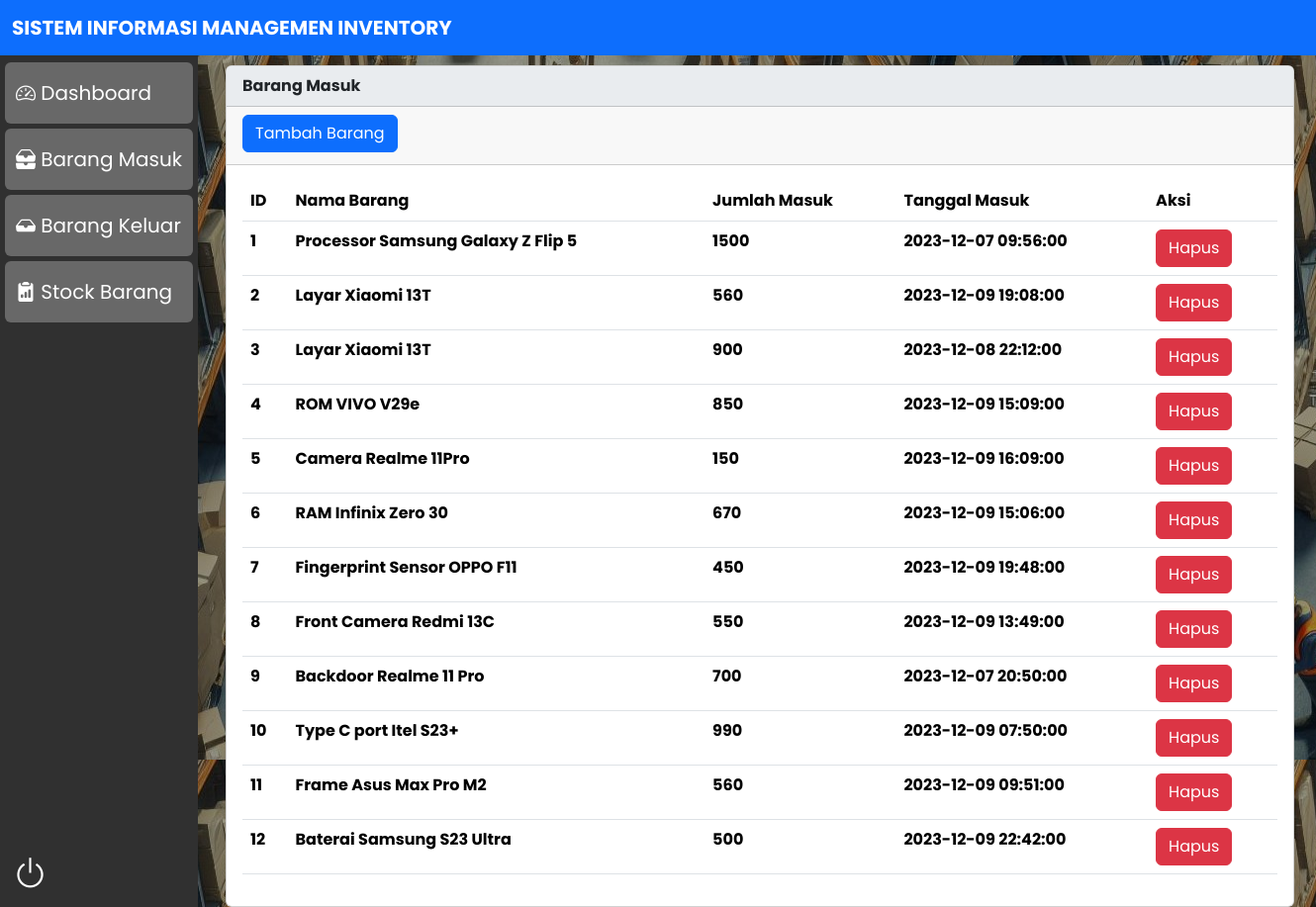
Page /pages/barangmasuk.php (signed in) on the committed database.
### tables this page shows
CREATE TABLE `barang_masuk` (
  `id_barangmasuk` int(11) NOT NULL,
  `nama_barang` varchar(100) NOT NULL,
  `tanggalmasuk` datetime NOT NULL,
  `jumlahmasuk` int(11) NOT NULL
);

### pages/barangmasuk.php (the view, shortened to what this page needs)
<?php
require '../system/functions.php';
$sql_barang_masuk = "SELECT * FROM barang_masuk";
$result_barang_masuk = $conn->query($sql_barang_masuk);
?>
<!DOCTYPE html>
<html lang="en">
<head>
  <link rel="stylesheet" href="styles.css">
  <link href="https://cdn.jsdelivr.net/npm/bootstrap@5.3.2/dist/css/bootstrap.min.css" rel="stylesheet"
>
  <link rel="stylesheet" href="https://cdn.jsdelivr.net/npm/bootstrap-icons@1.11.2/font/bootstrap-icons.min.css">
</head>
<body id="bgmasuk">
  <div class="container pb-3"></div>
  <nav class="navbar bg-primary fixed-top" data-bs-theme="dark">
    <div class="container-fluid">
      <a class="navbar-brand" href="#">SISTEM INFORMASI MANAGEMEN INVENTORY</a>
    </div>
  </nav>
  <div class="sidenav">
    <a id="menu" class="btn" href="dashboard.php"><i class="bi bi-speedometer2"></i> Dashboard</a>
    <a id="menu" class="btn" href="#"><i class="bi bi-inboxes-fill"></i> Barang Masuk</a>
    <a id="menu" class="btn" href="barangkeluar.php"><i class="bi bi-inbox-fill"></i> Barang Keluar</a>
    <a id="menu" class="btn" href="stockbarang.php"><i class="bi bi-clipboard2-data-fill"></i></i> Stock Barang</a>
    <a class="btn" role="button" id="logout" href="../system/logout.php"><i class="bi bi-power"
        style="font-size: 35px;"></i></a>
  </div>
  <div class="container ps-5" id="jarak">
    <div class="card">
      <div class="card-header bg-body-secondary">
        Barang Masuk
      </div>
      <div class="card-header">
        <button class="btn btn-primary mb-1" type="button" data-bs-toggle="collapse" data-bs-target="#collapseExample"
          aria-expanded="false" aria-controls="collapseExample">
          Tambah Barang
        </button>
      </div>
      <div class="card-body">
        <table class="table">
          <thead>
            <tr>
              <th scope="col">ID</th>
              <th scope="col">Nama Barang</th>
              <th scope="col">Jumlah Masuk</th>
              <th scope="col">Tanggal Masuk</th>
              <th scope="col">Aksi</th>
            </tr>
          </thead>
          <tbody>
            <?php
            while ($row_barang_masuk = $result_barang_masuk->fetch_assoc()) {
              echo "<tr>";
              echo "<td>" . $row_barang_masuk["id_barangmasuk"] . "</td>";
              echo "<td>" . $row_barang_masuk["nama_barang"] . "</td>";
              echo "<td>" . $row_barang_masuk["jumlahmasuk"] . "</td>";
              echo "<td>" . $row_barang_masuk["tanggalmasuk"] . "</td>";
              echo "<td><button class='btn btn-danger' onclick='hapusData(" . $row_barang_masuk["id_barangmasuk"] . ")'>Hapus</button></td>";
              echo "</tr>";
            }
            ?>
          </tbody>
        </table>
      </div>
    </div>
</body>
</html>

### pages/styles.css (style rules this page uses)
* { margin: 0; padding: 0; box-sizing: border-box; font-family: 'Poppins', sans-serif; font-weight: bold; }
#bgmasuk { background-image: url(../images/bgmasuk.jpg); }
.sidenav { height: 100%; width: 200px; position: fixed; z-index: 1; top: 0; left: 0; background-color: #303030; overflow-x: hidden; padding-top: 58px; }
.sidenav a#menu { text-align: left; padding: 15px 6px 15px 10px; margin: 5px; text-decoration: none; font-size: 20px; color: #ffffff; display: block; background-color: #686868; }
.sidenav a#logout { color: #ffffff; position: absolute; bottom: 0; }
#jarak { width: 100%; padding-top: 50px; margin-left: 180px; }

### rows in the picture
barang_masuk: id_barangmasuk "1", nama_barang "Processor Samsung Galaxy Z Flip 5", jumlahmasuk "1500", tanggalmasuk "2023-12-07 09:56:00"
barang_masuk: id_barangmasuk "2", nama_barang "Layar Xiaomi 13T", jumlahmasuk "560", tanggalmasuk "2023-12-09 19:08:00"
barang_masuk: id_barangmasuk "3", nama_barang "Layar Xiaomi 13T", jumlahmasuk "900", tanggalmasuk "2023-12-08 22:12:00"
barang_masuk: id_barangmasuk "4", nama_barang "ROM VIVO V29e", jumlahmasuk "850", tanggalmasuk "2023-12-09 15:09:00"
barang_masuk: id_barangmasuk "5", nama_barang "Camera Realme 11Pro", jumlahmasuk "150", tanggalmasuk "2023-12-09 16:09:00"
barang_masuk: id_barangmasuk "6", nama_barang "RAM Infinix Zero 30", jumlahmasuk "670", tanggalmasuk "2023-12-09 15:06:00"
barang_masuk: id_barangmasuk "7", nama_barang "Fingerprint Sensor OPPO F11", jumlahmasuk "450", tanggalmasuk "2023-12-09 19:48:00"
barang_masuk: id_barangmasuk "8", nama_barang "Front Camera Redmi 13C", jumlahmasuk "550", tanggalmasuk "2023-12-09 13:49:00"
barang_masuk: id_barangmasuk "9", nama_barang "Backdoor Realme 11 Pro", jumlahmasuk "700", tanggalmasuk "2023-12-07 20:50:00"
barang_masuk: id_barangmasuk "10", nama_barang "Type C port Itel S23+", jumlahmasuk "990", tanggalmasuk "2023-12-09 07:50:00"
barang_masuk: id_barangmasuk "11", nama_barang "Frame Asus Max Pro M2", jumlahmasuk "560", tanggalmasuk "2023-12-09 09:51:00"
barang_masuk: id_barangmasuk "12", nama_barang "Baterai Samsung S23 Ultra", jumlahmasuk "500", tanggalmasuk "2023-12-09 22:42:00"
